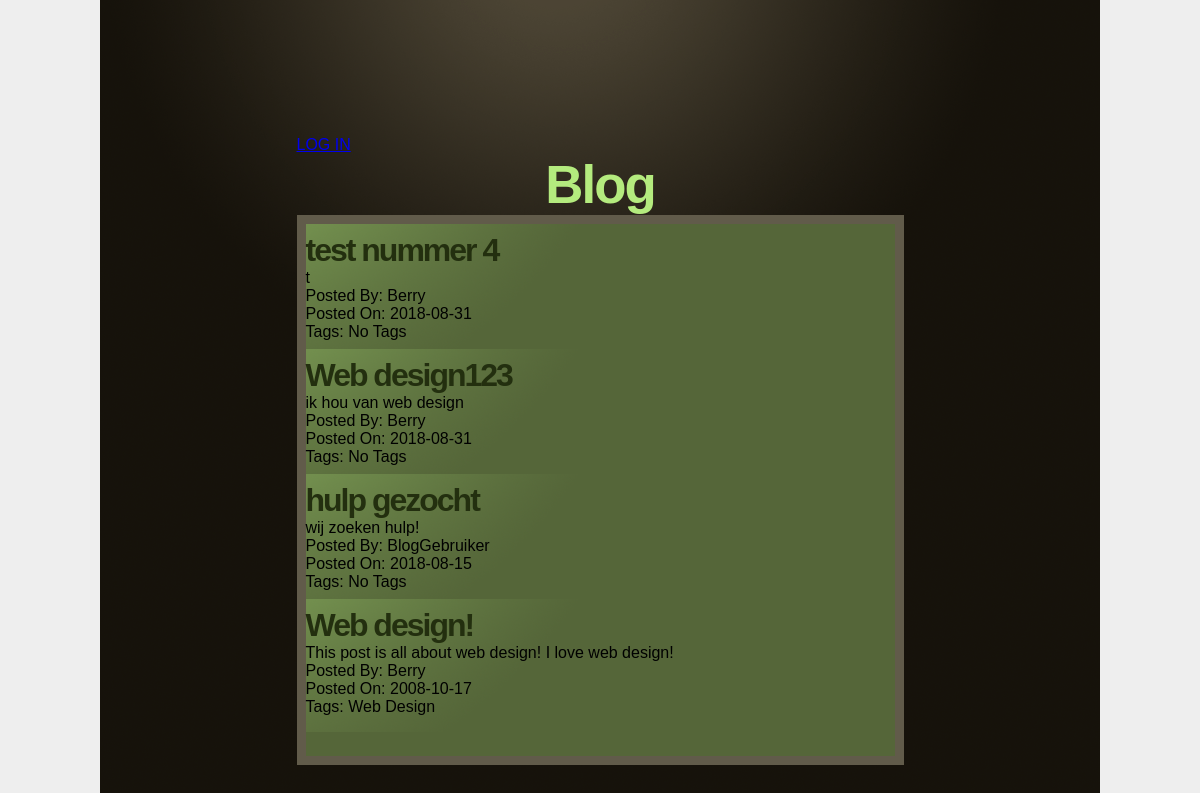
The page / on the database its author committed.
### tables this page shows
CREATE TABLE `blog_posts` (
  `id` int(11) NOT NULL,
  `title` varchar(255) NOT NULL DEFAULT '',
  `post` text NOT NULL,
  `author_id` int(11) NOT NULL DEFAULT '0',
  `date_posted` date NOT NULL DEFAULT '0000-00-00'
);

CREATE TABLE `user` (
  `id` int(11) NOT NULL,
  `username` varchar(255) NOT NULL,
  `email` varchar(255) NOT NULL,
  `password` varchar(255) NOT NULL,
  `active` tinyint(1) NOT NULL
);

### includes/includes.php (called while the page is built, shortened)
<?php
include 'blogpost.php';
function GetBlogPosts($inAuthorId=null, $inId=null, $inTagId =null)
{
	$connection = mysqli_connect('localhost', 'BlogGebruiker', 'OoJw2B5zMFApDPcf') or die ("<p class='error'>Sorry, we were unable to connect to the database server.</p>");
	$database = 'blog';
	mysqli_select_db($connection, $database) or die ("<p class='error'>Sorry, we were unable to connect to the database.</p>");	if (!empty($inId))
	{
		echo "4";
		$query = mysqli_query($connection, "SELECT * FROM blog_posts WHERE id = " . $inId . " ORDER BY id DESC");
	}
	else if (!empty($inTagId))
	{
		echo "2";
		$query = mysqli_query($connection, "SELECT blog_posts.* FROM blog_post_tags LEFT JOIN (blog_posts) ON (blog_post_tags.postID = blog_posts.id) WHERE blog_post_tags.tagID =" . $tagID . " ORDER BY blog_posts.id DESC");
	}
	else
	{
		$sql = "SELECT * FROM blog_posts ORDER BY id DESC";
		$result = mysqli_query($connection, $sql);
		$postArray = array();
	while ($row = mysqli_fetch_array($result))
	{
		$myPost = new BlogPost($row["id"], $row['title'], $row['post'], $row["author_id"], $row['date_posted']);
		array_push($postArray, $myPost);
	}
	return $postArray;
	}
}
?>

### includes/blogpost.php (called while the page is built, shortened)
<?php
class BlogPost
{
function __construct($inId, $inTitle=null, $inPost=null, $inAuthorId=null, $inDatePosted=null)
{
	$connection = mysqli_connect('localhost', 'BlogGebruiker', 'OoJw2B5zMFApDPcf') or die ("<p class='error'>Sorry, we were unable to connect to the database server.</p>");
$database = 'blog';
mysqli_select_db($connection, $database) or die ("<p class='error'>Sorry, we were unable to connect to the database.</p>");
	if (!empty($inTitle))
	{
		$this->title = $inTitle;
	}
	if (!empty($inPost))
	{
		$this->post = $inPost;
	}
	if (!empty($inDatePosted))
	{
		$this->datePosted = $inDatePosted;
	}
	if (!empty($inAuthorId))
	{
		$query = mysqli_query($connection, "SELECT username FROM user WHERE id = " . $inAuthorId);
		$row = mysqli_fetch_assoc($query);
		$this->author = $row["username"];
	}
	$postTags = "No Tags";
	if (!empty($inId))
	{
		$query = mysqli_query($connection, "SELECT tags.* FROM blog_post_tags LEFT JOIN (tags) ON (blog_post_tags.tag_id = tags.id) WHERE blog_post_tags.blog_post_id = " . $inId);
		$tagArray = array();
		while($row = mysqli_fetch_assoc($query))
		{
			array_push($tagArray, $row["name"]);
		}
		if (sizeof($tagArray) > 0)
		{
			foreach ($tagArray as $tag)
			{
				if ($postTags == "No Tags")
				{
					$postTags = $tag;
				}
				else
				{
					$postTags = $postTags . ", " . $tag;
				}
			}
		}
	}
	$this->tags = $postTags;
}
}
?>

### index.php (the view, shortened to what this page needs)
<!DOCTYPE html PUBLIC "-//W3C//DTD XHTML 1.0 Strict//EN"
	"http://www.w3.org/TR/xhtml1/DTD/xhtml1-strict.dtd">
<html xmlns="http://www.w3.org/1999/xhtml" xml:lang="en" lang="en">
<head>
	<link rel="stylesheet" href="includes/style.css" type="text/css" media="screen" title="no title" charset="utf-8">
</head>
<body>
<div id="main">
	<br><a href="login.php">LOG IN</a><br>
	<h1>Blog</h1>
	<div id="blogPosts">
	<?php
	include ("includes/includes.php");
	$blogPosts = GetBlogPosts();
	foreach ($blogPosts as $post)
	{
		echo "<div class='post'>";
		echo "<h2>" . $post->title . "</h2>";
		echo "<p>" . $post->post . "</p";
		echo "<span class='footer'><br>Posted By: " . $post->author . " <br>Posted On: " . $post->datePosted . " <br>Tags: " . $post->tags . "</span";
	}
	?>
	</div>
</div>
</body>
</html>

### includes/style.css (style rules this page uses)
body { background: #16120b url("../images/bg.gif") no-repeat top center; font-family: Arial, sans-serif; }
#main { width: 607px; margin: 70px auto; }
h1 { margin: 0px;padding: 0px; color: #b4eb7e; letter-spacing: -2px; font-size: 3.3em; text-align: center; }
#blogPosts { background-color: #e9e4d9; border: 9px #615b4a solid; }
.post { background: #556639 url("../images/post-bg.gif") no-repeat top left; padding-top: 8px; padding-bottom: 8px; }
.post:last-child { margin: 0px; }
h2 { margin: 0px;padding: 0px; color: #232f0f; font-size: 2em; letter-spacing: -2px; }
.post p { margin: 0px 0px 8px 0px; }
body { padding-top: 40px; padding-bottom: 40px; background-color: #eee; }

### rows shown on the page
blog_posts: title "test nummer 4", post "t", author.username "Berry", date_posted "2018-08-31", tags "No Tags"
blog_posts: title "Web design123", post "ik hou van web design", author.username "Berry", date_posted "2018-08-31", tags "No Tags"
blog_posts: title "hulp gezocht", post "wij zoeken hulp!", author.username "BlogGebruiker", date_posted "2018-08-15", tags "No Tags"
blog_posts: title "Web design!", post "This post is all about web design! I love web design!", author.username "Berry", date_posted "2008-10-17", tags "Web Design"
